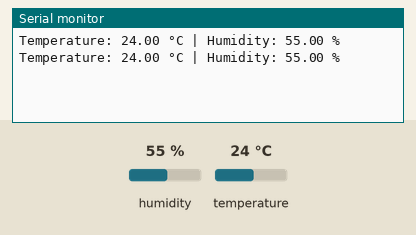
Simulated run of this sketch. Board: ESP32. Shown: the last lines printed to the serial monitor. The test bench sets the inputs (shaded band); at power-on: humidity 55 %, temperature 24 °C.

Above: at 2.8 s.
2.9 s: humidity set to 22 %
At 5.2 s:
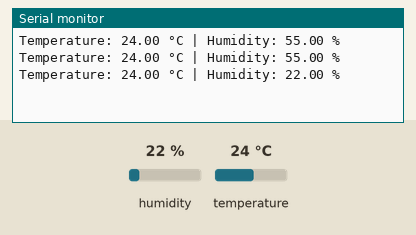
5.6 s: temperature set to 12 °C
At 7.0 s:
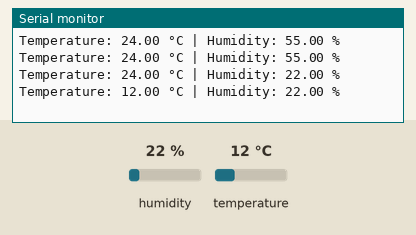
8.3 s: humidity set to 40 %
At 10.5 s:
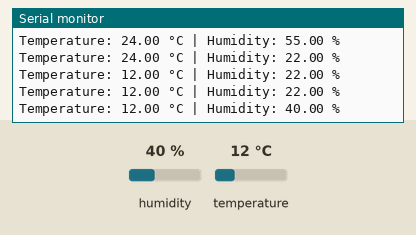
Timing chart, 0 to 12.0 s (numbered marks = the images above; inputs shaded):
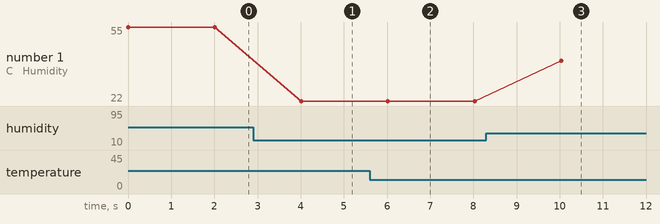

The sketch:

sketch.ino
```cpp
#include <DHT.h>

#define DHTPIN 4
#define DHTTYPE DHT22

DHT dht(DHTPIN, DHTTYPE);

void setup() {
  Serial.begin(115200);
  dht.begin();
}

void loop() {
  float temperature = dht.readTemperature();
  float humidity = dht.readHumidity();

  Serial.print("Temperature: ");
  Serial.print(temperature);
  Serial.print(" °C");

  Serial.print(" | Humidity: ");
  Serial.print(humidity);
  Serial.println(" %");

  delay(2000);
}
```

Measured:
- after the input at 2.9 s, the serial monitor: prints a new line after 1.1 s (image 1)
- after the input at 5.6 s, the serial monitor: prints a new line after 0.42 s (image 2)
- after the input at 8.3 s, the serial monitor: prints a new line after 1.7 s (image 3)
- plotted number 1: 55 → 22 after the input at 2.9 s, 22 → 40 after the input at 8.3 s
